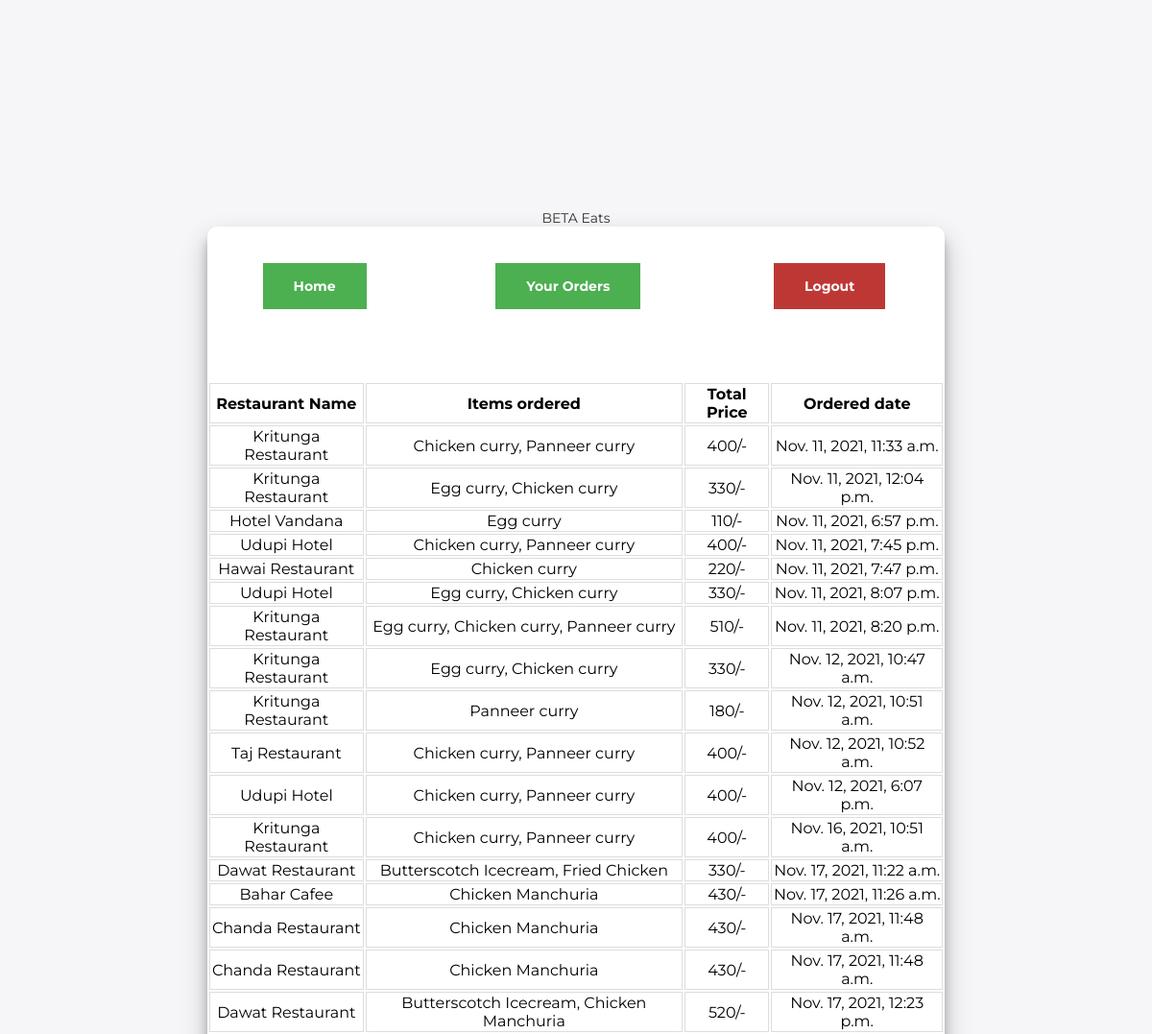
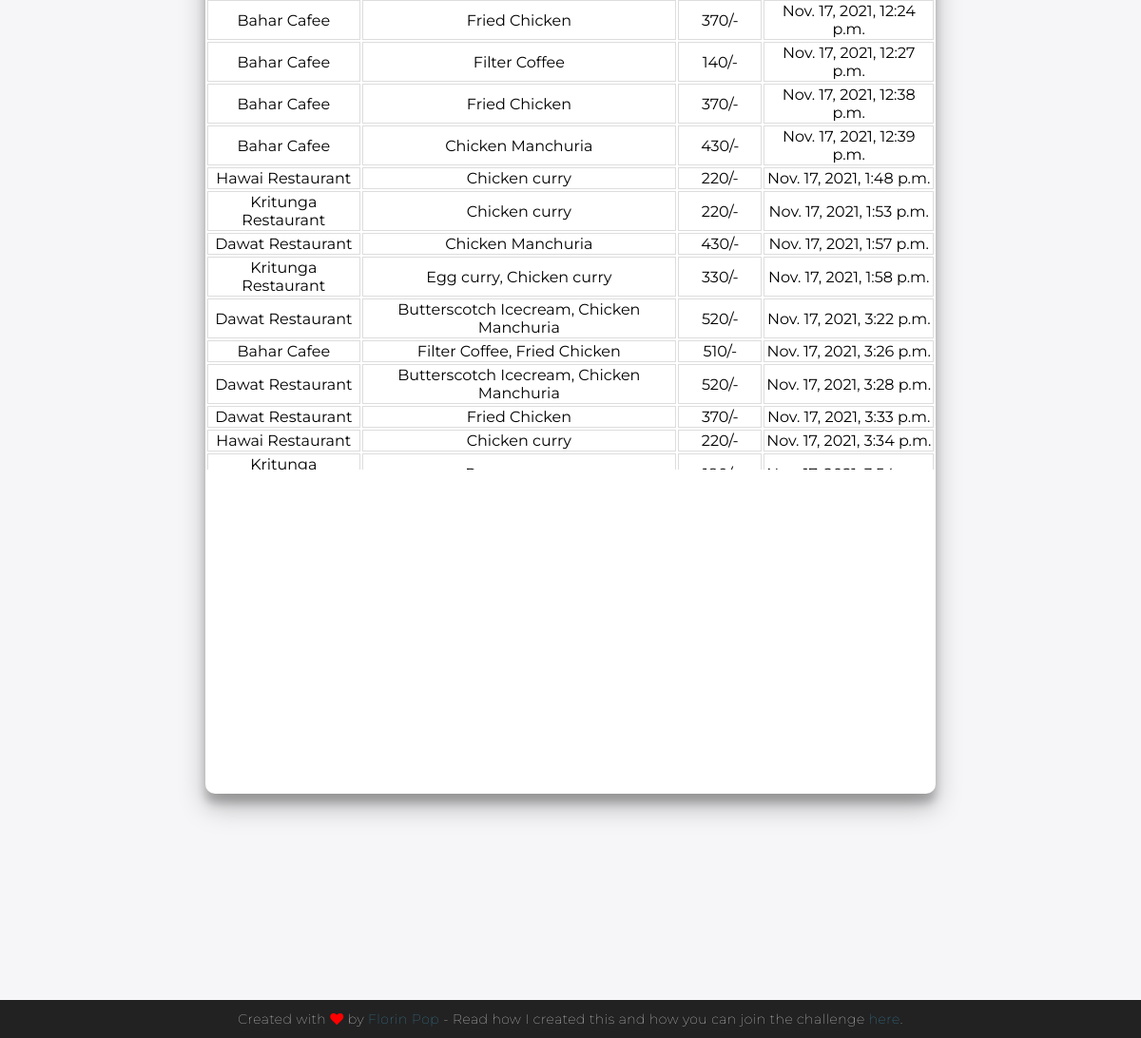
The app's page /Praharsha-orders/ with its own data (2 pictures, top to bottom).
### app_one/models.py (models this page shows)
class PlaceOrderModel(models.Model):
    user_order=models.CharField(max_length=80)
    rest_placed=models.CharField(max_length=50)
    dish_placed=models.CharField(max_length=30)
    total_price=models.IntegerField()
    date=models.DateTimeField(auto_now_add=True, blank=True)

### app_one/views.py (the view)
# urls.py: path('<str:name1>-orders/',views.my_orders,name='orders'),
def my_orders(request,name1):
    x=PlaceOrderModel.objects.filter(user_order=name1)
    orders_list=[]
    restaurants_list=[]
    price_list=[]
    date_time_list=[]
    for i in x:
        orders=i.dish_placed
        orders=orders.replace('\'','').replace('"','')
        orders=orders.strip("][").split(",")
        orders=','.join(orders)
        restaurants=i.rest_placed
        price=i.total_price
        price_list.append(price)
        date_time=i.date
        orders_list.append(orders)
        restaurants_list.append(restaurants)
        date_time_list.append(date_time)
    print(orders_list)
    context={'ordered_zip':zip(orders_list,restaurants_list,price_list,date_time_list),'name':name1}
    return render(request,'temp_one/orders.html',context)

### templates/temp_one/orders.html (shortened to what this page needs)
{% extends 'base.html' %}
{%load static%}
{%block head_tags%}
{%block css%}
  <link rel="stylesheet" href="{% static 'input.css' %}">
{%endblock%}
{%endblock%}
{%block content%}
<div class="container" id="container">
	<table style="width: 100%;">
		<tbody>
			<tr>
				<td style="text-align: left;"><h2><a href="{% url 'home' %}" style="background-color: #4CAF50; color: white; padding: 15px 32px; text-align: center;display: inline-block;">Home</a></h2></td>
				<td style="text-align: center;"><h3><a href="{% url 'orders' name1=name %}" style="background-color: #4CAF50; color: white; padding: 15px 32px; text-align: center;display: inline-block;">Your Orders</a></h3></td>
				<td style="text-align: center;"><h3><a href="{% url 'home' %}" style="background-color: #bd3834; color: white; padding: 15px 32px; text-align: center;display: inline-block;">Logout</a></h3></td>
			</tr>
		</tbody>
	</table>
	<br><br>
	<div style="height:70%;overflow:auto;">
	<table style="width: 100%;">
		<thead>
			<tr>
				<td style="text-align: center; border: 1px solid #dddddd;"><b>Restaurant Name</b></td>
				<td style="text-align: center; border: 1px solid #dddddd;"><b>Items ordered</b></td>
				<td style="text-align: center; border: 1px solid #dddddd;"><b>Total Price</b></td>
				<td style="text-align: center; border: 1px solid #dddddd;"><b>Ordered date</b></td>
			</tr>
		</thead>
		<tbody style="overflow: auto;">
			{% for i,j,k,l in ordered_zip %}
			<tr>
				<td style="text-align: center; border: 1px solid #dddddd;">{{j}}</td>
				<td style="text-align: center; border: 1px solid #dddddd;">{{i}}</td>
				<td style="text-align: center; border: 1px solid #dddddd;">{{k}}/-</td>
				<td style="text-align: center; border: 1px solid #dddddd;">{{l}}</td>
			</tr>
			{% endfor %}
		</tbody>
	</table>
</div>
</div>
<footer>
	<p>
		Created with <i class="fa fa-heart"></i> by
		<a target="_blank" href="https://florin-pop.com">Florin Pop</a>
		- Read how I created this and how you can join the challenge
		<a target="_blank" href="https://www.florin-pop.com/blog/2019/03/double-slider-sign-in-up-form/">here</a>.
	</p>
</footer>
{%endblock%}

### templates/base.html
{% load static %}
<!DOCTYPE html>
<html lang="en">
    <head>
        {% block head_tags %}
        {%endblock%}
        {%block css %}
        {%endblock%}
    </head>
    <body>
        <nav>
            <a href="{% url 'home' %}">BETA Eats</a>
        </nav>
        {%block content%}
        {%endblock%}
    </body>
</html>

### static/input.css (style rules this page uses)
* { box-sizing: border-box; }
body { background: #f6f5f7; display: flex; justify-content: center; align-items: center; flex-direction: column; font-family: 'Montserrat', sans-serif; height: 100vh; margin: -20px 0 50px; }
h2 { text-align: center; }
p { font-size: 14px; font-weight: 100; line-height: 20px; letter-spacing: 0.5px; margin: 20px 0 30px; }
a { color: #333; font-size: 14px; text-decoration: none; margin: 15px 0; }
.container { background-color: #fff; border-radius: 10px; box-shadow: 0 14px 28px rgba(0,0,0,0.25), 0 10px 10px rgba(0,0,0,0.22); position: relative; overflow: hidden; width: 768px; max-width: 100%; min-height: 480px; }
footer { background-color: #222; color: #fff; font-size: 14px; bottom: 0; position: fixed; left: 0; right: 0; text-align: center; z-index: 999; }
footer p { margin: 10px 0; }
footer i { color: red; }
footer a { color: #3c97bf; text-decoration: none; }

### records on screen
PlaceOrderModel: ordered_zip "Kritunga Restaurant", ordered_zip "Nov. 11, 2021, 11:33 a.m."
PlaceOrderModel: ordered_zip "Kritunga Restaurant", ordered_zip "Nov. 11, 2021, 12:04 p.m."
PlaceOrderModel: rest_placed "Hotel Vandana", dish_placed "Egg curry", total_price "110", date "Nov. 11, 2021, 6:57 p.m."
PlaceOrderModel: ordered_zip "Udupi Hotel", ordered_zip "Nov. 11, 2021, 7:45 p.m."
PlaceOrderModel: ordered_zip "Hawai Restaurant", ordered_zip "Nov. 11, 2021, 7:47 p.m."
PlaceOrderModel: ordered_zip "Udupi Hotel", ordered_zip "Nov. 11, 2021, 8:07 p.m."
PlaceOrderModel: ordered_zip "Kritunga Restaurant", ordered_zip "Nov. 11, 2021, 8:20 p.m."
PlaceOrderModel: ordered_zip "Kritunga Restaurant", ordered_zip "Nov. 12, 2021, 10:47 a.m."
PlaceOrderModel: ordered_zip "Kritunga Restaurant", ordered_zip "Nov. 12, 2021, 10:51 a.m."
PlaceOrderModel: ordered_zip "Taj Restaurant", ordered_zip "Nov. 12, 2021, 10:52 a.m."
PlaceOrderModel: ordered_zip "Udupi Hotel", ordered_zip "Nov. 12, 2021, 6:07 p.m."
PlaceOrderModel: ordered_zip "Kritunga Restaurant", ordered_zip "Nov. 16, 2021, 10:51 a.m."
PlaceOrderModel: ordered_zip "Dawat Restaurant", ordered_zip "Nov. 17, 2021, 11:22 a.m."
PlaceOrderModel: ordered_zip "Bahar Cafee", ordered_zip "Nov. 17, 2021, 11:26 a.m."
PlaceOrderModel: ordered_zip "Chanda Restaurant", ordered_zip "Nov. 17, 2021, 11:48 a.m."
PlaceOrderModel: ordered_zip "Chanda Restaurant", ordered_zip "Nov. 17, 2021, 11:48 a.m."
PlaceOrderModel: ordered_zip "Dawat Restaurant", ordered_zip "Nov. 17, 2021, 12:23 p.m."
PlaceOrderModel: ordered_zip "Bahar Cafee", ordered_zip "Nov. 17, 2021, 12:24 p.m."
PlaceOrderModel: ordered_zip "Bahar Cafee", ordered_zip "Nov. 17, 2021, 12:27 p.m."
PlaceOrderModel: ordered_zip "Bahar Cafee", ordered_zip "Nov. 17, 2021, 12:38 p.m."
PlaceOrderModel: ordered_zip "Bahar Cafee", ordered_zip "Nov. 17, 2021, 12:39 p.m."
PlaceOrderModel: ordered_zip "Hawai Restaurant", ordered_zip "Nov. 17, 2021, 1:48 p.m."
PlaceOrderModel: ordered_zip "Kritunga Restaurant", ordered_zip "Nov. 17, 2021, 1:53 p.m."
PlaceOrderModel: ordered_zip "Dawat Restaurant", ordered_zip "Nov. 17, 2021, 1:57 p.m."
PlaceOrderModel: ordered_zip "Kritunga Restaurant", ordered_zip "Nov. 17, 2021, 1:58 p.m."
PlaceOrderModel: ordered_zip "Dawat Restaurant", ordered_zip "Nov. 17, 2021, 3:22 p.m."
PlaceOrderModel: ordered_zip "Bahar Cafee", ordered_zip "Nov. 17, 2021, 3:26 p.m."
PlaceOrderModel: ordered_zip "Dawat Restaurant", ordered_zip "Nov. 17, 2021, 3:28 p.m."
PlaceOrderModel: ordered_zip "Dawat Restaurant", ordered_zip "Nov. 17, 2021, 3:33 p.m."
PlaceOrderModel: ordered_zip "Hawai Restaurant", ordered_zip "Nov. 17, 2021, 3:34 p.m."
PlaceOrderModel: ordered_zip "Kritunga…"

### other values on screen
{{ i }} "Chicken curry, Panneer curry" "Egg curry, Chicken curry" "Chicken curry, Panneer curry" "Chicken curry" "Egg curry, Chicken curry" "Egg curry, Chicken curry, Panneer curry" "Egg curry, Chicken curry" "Panneer curry" "Chicken curry, Panneer curry" "Chicken curry, Panneer curry" "Chicken curry, Panneer curry" "Butterscotch Icecream, Fried Chicken" "Chicken Manchuria" "Chicken Manchuria" "Chicken Manchuria" "Butterscotch Icecream, Chicken Manchuria" "Fried Chicken" "Filter Coffee" "Fried Chicken" "Chicken Manchuria" "Chicken curry" "Chicken curry" "Chicken Manchuria" "Egg curry, Chicken curry" "Butterscotch Icecream, Chicken Manchuria" "Filter Coffee, Fried Chicken" "Butterscotch Icecream, Chicken Manchuria" "Fried Chicken" "Chicken curry"
{{ k }} "400" "330" "400" "220" "330" "510" "330" "180" "400" "400" "400" "330" "430" "430" "430" "520" "370" "140" "370" "430" "220" "220" "430" "330" "520" "510" "520" "370" "220"
